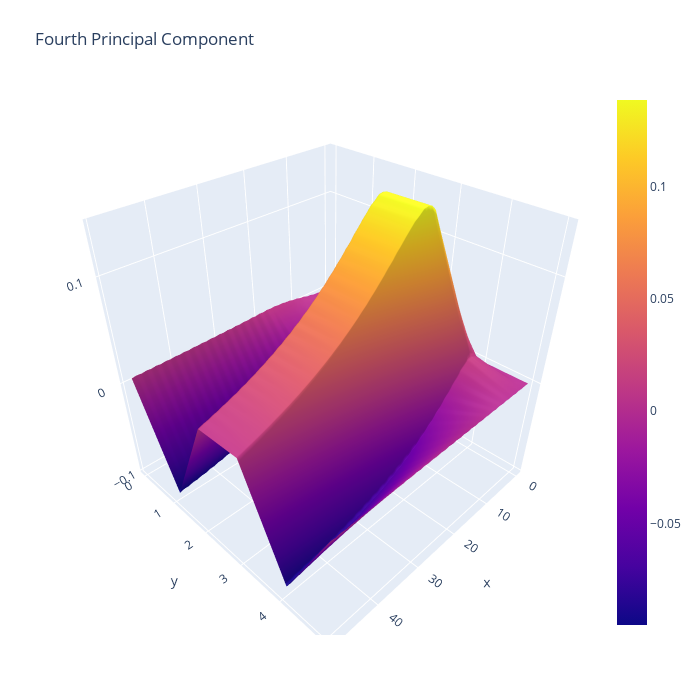

The notebook cell saved with this chart:
### Code cell
show_component(3, 'Fourth')

### Figure 1 — Plotly figure (JSON) as saved in the notebook; plotly's stock layout.template omitted (floating-point values rounded to 4 significant figures; data arrays with more than 128 entries replaced by an {"elided": "..."} marker saying what was removed)
{"data": [{"type": "surface", "z": {"elided": "6x50 float values"}}], "layout": {"height": 700, "margin": {"b": 65, "l": 65, "r": 50, "t": 90}, "scene": {"aspectmode": "auto", "aspectratio": {"x": 1, "y": 1, "z": 1}}, "title": {"text": "Fourth Principal Component"}, "width": 700}}
